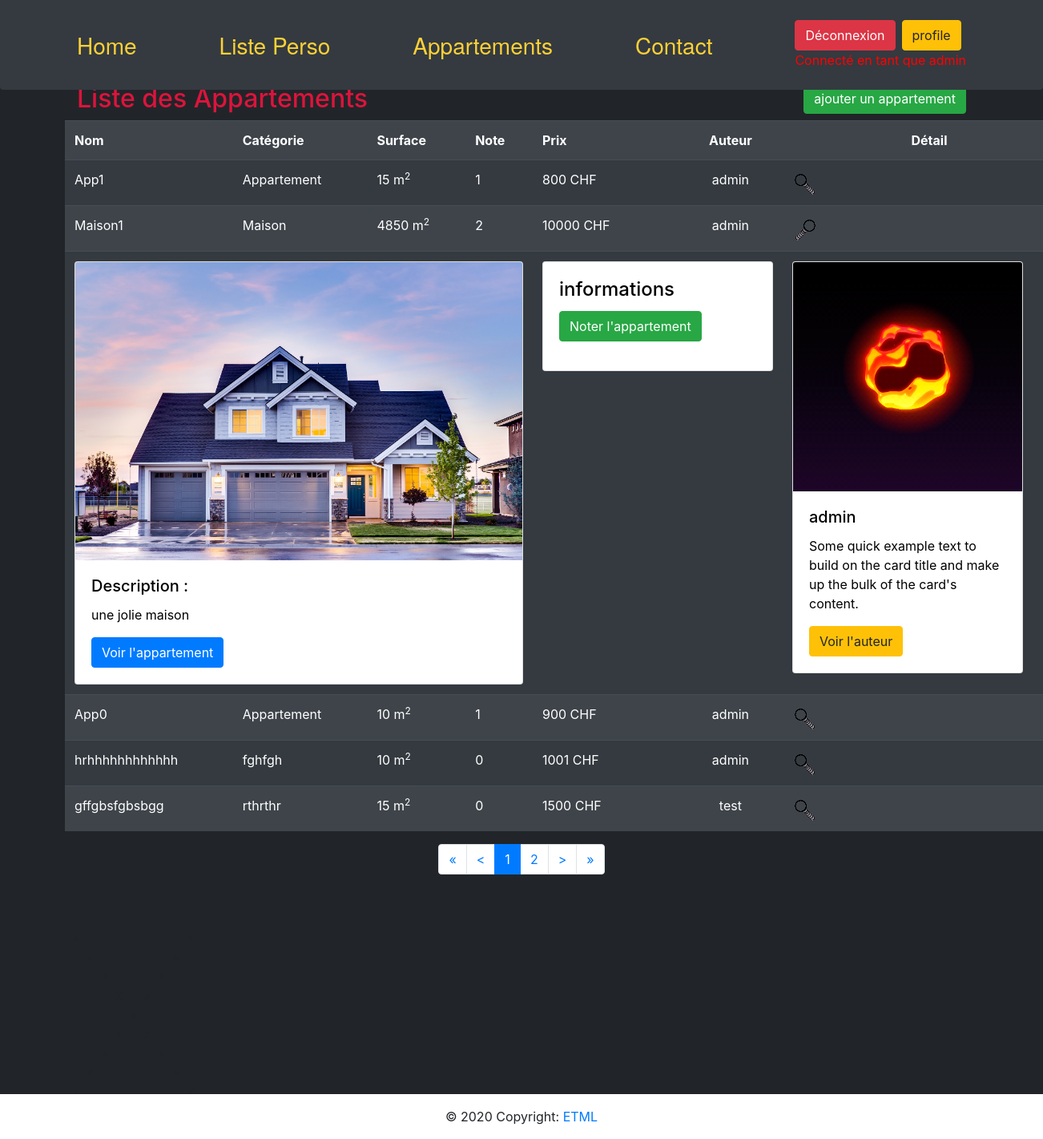
Screenshot of /index.php?controller=appartement&action=list&id=2 (signed in) with the database file from the repository.
### tables this page shows
CREATE TABLE `t_appartement` (
  `idAppartement` bigint(20) UNSIGNED NOT NULL,
  `appName` varchar(50) NOT NULL,
  `appDescription` varchar(255) DEFAULT NULL,
  `appCategory` varchar(50) DEFAULT NULL,
  `appImage` varchar(255) DEFAULT 'defaultAppartementPicture.jpg',
  `appSurface` float DEFAULT NULL,
  `appPrix` float NOT NULL,
  `appDate` datetime NOT NULL DEFAULT CURRENT_TIMESTAMP,
  `appRate` int(11) NOT NULL DEFAULT '0',
  `idUser` int(11) NOT NULL
);

CREATE TABLE `t_user` (
  `idUser` bigint(20) UNSIGNED NOT NULL,
  `usePseudo` varchar(50) NOT NULL,
  `useFirstname` varchar(50) DEFAULT NULL,
  `useName` varchar(50) DEFAULT NULL,
  `usePassword` varchar(255) NOT NULL,
  `useMail` varchar(50) DEFAULT NULL,
  `usePhone` varchar(20) DEFAULT NULL,
  `useImage` varchar(255) DEFAULT 'defaultUserPicture.png	',
  `useProfilePref` int(11) NOT NULL DEFAULT '1',
  `useCreatedOn` datetime NOT NULL DEFAULT CURRENT_TIMESTAMP
);

### controller/AppartementController.php (called while the page is built, shortened)
<?php
include_once("model/Database.php");
class AppartementController extends Controller {
    public function display() {
        $action = "listAction";
        if (!array_key_exists("action", $_GET))
        {
            $action = "listAction";
        }
        else
        {
            switch($_GET["action"])
            {
                case "list":
                case "rate":
                case "unrate":
                    $action = $_GET["action"] . "Action";
                    break;
            }
        }
        return call_user_func(array($this, $action));
    }
    private function listAction() {
        $database = new Database();
        $startIndex = 0;
        $lengthAppartement = 5;
        $inWish = false;
        if (array_key_exists("id", $_GET) && $database->AppartementExist($_GET["id"]))
        {
            if (array_key_exists("idUser", $_SESSION) && $database->wishExtist($_SESSION["idUser"], $_GET["id"]))
            {
                $inWish = true;
            }
        }
        $appartements = $database->getAllAppartements($startIndex, $lengthAppartement);
        $view = file_get_contents('view/page/appartement/list.php');
        eval('?>' . $view);
        $content = ob_get_clean();
        return $content;
    }
}

### model/Database.php (called while the page is built, shortened)
<?php
class Database {
    private $connector;
    public function __construct()
    {
        $dbName = $GLOBALS['MM_CONFIG']['database']['dbName'];
        $user = $GLOBALS['MM_CONFIG']['database']['username'];
        $password = $GLOBALS['MM_CONFIG']['database']['password'];
        $charset = $GLOBALS['MM_CONFIG']['database']['charset'];
        $host = $GLOBALS['MM_CONFIG']['database']['host'];
        $port = $GLOBALS['MM_CONFIG']['database']['port'];
        $this->connector = new PDO("mysql:host=$host;port=$port;dbname=$dbName;charset=$charset" , $user, $password);
    }
    private function queryPrepareExecute($query, $binds)
    {
        $req = $this->connector->prepare($query);
        $req->execute();
        return $req;
    }
    private function formatData($req)
    {
        return $req->fetchALL(PDO::FETCH_ASSOC);
    }
    public function AppartementExist($idAppartement)
    {
        $req = $this->queryPrepareExecute('SELECT * FROM t_appartement', null);
        $appartements = $this->formatData($req);
        foreach($appartements as $appartement)
        {
            if ($appartement["idAppartement"] == $idAppartement)
            {
                return true;
            }
        }
        return false;
    }
    public function getAllAppartements($start = 0, $length = 5)
    {
        $req = $this->queryPrepareExecute('SELECT * FROM t_appartement LIMIT '.  $start . ', ' . $length , null);
        $appartements = $this->formatData($req);
        return $appartements;
    }
    public function getOneUserById($userId){
        $query = "SELECT * FROM t_user WHERE idUser = '$userId'";
        $req = $this->queryPrepareExecute($query, null);
        $userArray = $this->formatData($req);
        $user = $userArray[0];
        return $user;
    }
}
?>

### view/page/appartement/list.php (the view, shortened to what this page needs)
<div class="d-flex">
	<div>
		<h2>Liste des Appartements</h2>
	</div>
	<div class="ml-auto mb-2">
		<?php
			if(isset($_SESSION['isConnected']) && $_SESSION["isConnected"])
			{
				?>
					<a class="btn btn-success" href="index.php?controller=appartement&action=addAppartement">ajouter un appartement</a>
				<?php
			}
		?>
	</div>
</div>
<div class="row">
	<table class="table table-striped table-dark">
	<tr>
		<th>Nom</th>
		<th>Catégorie</th>
		<th>Surface</th>
		<th>Note</th>
		<th>Prix</th>
		<th class="text-center">Auteur</th>
		<th colspan="2" class="text-center">Détail</th>
	</tr>
	<?php
		$startIndex = 0;
		if (array_key_exists("start", $_GET))
		{
			$startIndex = $_GET["start"];
		}
		foreach ($appartements as $appartement)
		{
			$user = $database->getOneUserById($appartement["idUser"]);
			echo '<tr>';
				echo '<td><a class="text-white" href="index.php?controller=appartement&action=detail&id=' . htmlspecialchars($appartement['idAppartement']) . '">' . htmlspecialchars($appartement['appName']) . '</a></td>';
				echo '<td>' . htmlspecialchars($appartement['appCategory']) . '</td>';
				echo '<td>' . htmlspecialchars($appartement['appSurface']) . ' m<sup>2</sup></td>';
				echo '<td>' . htmlspecialchars($appartement['appRate']) . '</td>';
				echo '<td>' . htmlspecialchars($appartement['appPrix']) . ' CHF</td>';
				echo '<td class="text-center">' . $user["usePseudo"] . '</td>';
				if (array_key_exists("id", $_GET) && $_GET["id"] == $appartement["idAppartement"])
				{
					echo '<td><a href="index.php?controller=appartement&action=list&start=' . $startIndex . '"><div class="bg-iconLoupe-reverse"></div></a></td>';
					if (array_key_exists("idUser", $_SESSION))
					{
						if (!$inWish)
						{
							echo '<td><a href="index.php?controller=appartement&action=addWish&id=' . $appartement["idAppartement"] .'&start=' . $startIndex . '"><img src="resources/image/icone/addIcon.png" alt="add-icon"></a></td>';
						}
					}
					else
					{
						echo '<td></td>';
					}
				}
				else
				{
					echo '<td colspan="2"><a href="index.php?controller=appartement&action=list&id=' . htmlspecialchars($appartement['idAppartement']) . '&start=' . $startIndex . '"><div class="bg-iconLoupe"></div></a></td>';
				}
			echo '</tr>';
			if (array_key_exists("id", $_GET) && htmlspecialchars($_GET["id"]) == htmlspecialchars($appartement['idAppartement']))
			{
				echo '<tr>';
					$imageLink = '"resources/image/Appartements/' . htmlspecialchars($appartement['appImage']) . '"';
					echo '<td COLSPAN="4">';
						echo '<div class="card" style="width: 35rem;">';
							echo '<img src=' . $imageLink . ' class="card-img-top d-block w-100" alt="image de profile du créateur de l\'appartement">';
							echo '<div class="card-body" style="color:black">';
								echo '<h5 class="card-title">Description :</h5>';
								echo '<p class="card-text">' . $appartement["appDescription"] . '</p>';
								if (array_key_exists("isConnected", $_SESSION) && $_SESSION["isConnected"])
								{
									echo '<a href="index.php?controller=appartement&action=detail&id=' . htmlspecialchars($appartement['idAppartement']) . '" class="btn btn-primary">Voir l\'appartement</a>';
								}
								else
								{
									echo '<a href="index.php?controller=user&action=loginForm" class="btn btn-primary">Voir l\'appartement</a>';
								}
							echo '</div>';
						echo '</div>';
					echo '</td>';
					echo '<td COLSPAN="2">';
						echo '<div class="card" style="width: 18rem;">';
							echo '<div class="card-body" style="color:black">';
								echo '<h4 class="card-title">informations</h4>';
								if (array_key_exists("isConnected", $_SESSION) && $_SESSION["isConnected"])
								{
									echo '<a href="index.php?controller=appartement&action=detail&id=' . htmlspecialchars($appartement['idAppartement']) . '" class="btn btn-success">Noter l\'appartement</a>' . '</p>';
								}
								else
								{
									echo '<a href="index.php?controller=user&action=loginForm" class="btn btn-success">Login ?</a>';
								}
							echo '</div>';
						echo '</div>';
					echo '</td>';
					$imageProfilLink = '"resources/image/Users/' . htmlspecialchars($user['useImage']) . '"';
					echo '<td style="width:100px">';
						echo '<div class="card" style="width: 18rem;">';
							echo '<img src=' . $imageProfilLink . ' class="card-img-top" alt="image de profile du créateur de l\'appartement">';
							echo '<div class="card-body" style="color:black">';
								echo '<h5 class="card-title">' . $user["usePseudo"] . '</h5>';
								echo '<p class="card-text">Some quick example text to build on the card title and make up the bulk of the card\'s content.</p>';
								if (array_key_exists("isConnected", $_SESSION) && $_SESSION["isConnected"])
								{
									echo '<a href="index.php?controller=user&action=profile&idUser=' . $user["idUser"] .  '" class="btn btn-warning">Voir l\'auteur</a>';
								}
								else
								{
									echo '<a href="index.php?controller=user&action=loginForm" class="btn btn-warning">Login ?</a>';
								}
							echo '</div>';
						echo '</div>';
					echo '</td>';
					echo '<td></td>';
				echo '</tr>';
			}
		}
		$realStartIndex = 0;
		$lengthAppartement = 5;
		$appartementsNumber = 8;
		if (array_key_exists("appartementsPerPage", $_SESSION))
		{
			$lengthAppartement = $_SESSION["appartementsPerPage"];
		}
		if ($startIndex - $lengthAppartement < 0)
		{
			$realStartIndex = 0;
		}
		else
		{
			$realStartIndex = $startIndex - $lengthAppartement;
		}
	?>
	</table>
	<div class="justify-content-right numPage" id="numPage">
		<ul class="pagination justify-content-center">
			<li class="page-item">
			<a class="page-link" href="index.php?controller=appartement&action=list&start=0" aria-label="Previous">
				<span aria-hidden="true">&laquo;</span>
			</a>
			</li>
			<li><a class="page-link" <?php echo 'href="index.php?controller=appartement&action=list&start=' . $realStartIndex . '"';?>><span aria-hidden="true"><</span></a></li>
			<?php
				if (array_key_exists("appartementsNumber", $_SESSION))
				{
					if ($appartementsNumber <= $lengthAppartement)
					{
						echo '<li class="page-item active"><a class="page-link" href="#">' . '1' . '</a></li>';
					}
					else if ($appartementsNumber <= 2*$lengthAppartement)
					{
						if ($startIndex < $lengthAppartement)
						{
							echo '<li class="page-item active"><a class="page-link" href="#">' . '1' . '</a></li>';
							echo '<li class="page-item"><a class="page-link" href="index.php?controller=appartement&action=list&start=' . ($startIndex + $lengthAppartement) . '">' . '2' . '</a></li>';
						}
						else
						{
							echo '<li class="page-item"><a class="page-link" href="index.php?controller=appartement&action=list&start=0">' . '1' . '</a></li>';
							echo '<li class="page-item active"><a class="page-link" href="#">' . '2' . '</a></li>';
						}
					}
					else
					{
						if ($startIndex < $lengthAppartement)
						{
							echo '<li class="page-item active"><a class="page-link" href="#">' . '1' . '</a></li>';
							echo '<li class="page-item"><a class="page-link" href="index.php?controller=appartement&action=list&start=' . ($startIndex + $lengthAppartement) . '">' . '2' . '</a></li>';
						}
						else if ($startIndex >= $appartementsNumber - $lengthAppartement)
						{
							echo '<li class="page-item"><a class="page-link" href="index.php?controller=appartement&action=list&start=' . ($startIndex - $lengthAppartement) . '">' . (int)(($realStartIndex/$lengthAppartement) + 1) . '</a></li>';
							echo '<li class="page-item active"><a class="page-link" href="#">' . (int)(($realStartIndex/$lengthAppartement) + 2) . '</a></li>';
						}
						else
						{
							echo '<li class="page-item"><a class="page-link" href="index.php?controller=appartement&action=list&start=' . $realStartIndex . '">' . ($realStartIndex/$lengthAppartement + 1) . '</a></li>';
							echo '<li class="page-item active"><a class="page-link" href="#">' . ($realStartIndex/$lengthAppartement + 2) . '</a></li>';
							echo '<li class="page-item"><a class="page-link" href="index.php?controller=appartement&action=list&start=' . ($startIndex + $lengthAppartement) . '">' . ($realStartIndex/$lengthAppartement + 3) . '</a></li>';
						}
					}
				}
				else
				{
					if ($realStartIndex <= $lengthAppartement)
					{
						echo '<li class="page-item active"><a class="page-link" href="#">' . '1' . '</a></li>';
						if (sizeof($appartements) != 0)
						{
							echo '<li class="page-item"><a class="page-link" href="index.php?controller=appartement&action=list&start=' . ($startIndex + $lengthAppartement) . '">' . '2' . '</a></li>';
						}
					}
				}
			?>
			<li><a class="page-link" <?php echo 'href="index.php?controller=appartement&action=list&start=' . ($startIndex + $lengthAppartement) . '"';?>><span aria-hidden="true">></span></a></li>
			<li class="page-item">
				<?php
				echo '<a class="page-link" href="index.php?controller=appartement&action=list&start=' . PHP_INT_MAX . '" aria-label="Next">';
				?>
				<span aria-hidden="true">&raquo;</span>
			</a>
			</li>
		</ul>
	</div>
	<div>
	<?php
		for($i = 0; $i < 9; $i++)
		{
			echo '<br>';
		}
	?>
	</div>
</div>

### resources/css/style.css (style rules this page uses)
html, body { height: 100%; }
body { display: flex; flex-direction: column; }
body { background-color: #212529; background-size: cover; overflow-x:hidden; }
h2 { color: crimson; }
.bg-iconLoupe { width: 32px; height: 32px; background: url('../image/icone/css_sprites.png') -63px -114px; }
.bg-iconLoupe-reverse { width: 32px; height: 32px; background: url('../image/icone/css_sprites.png') -63px -114px; transform: scaleX(-1); }
footer { text-align: center; background-color: white; }
#numPage { width: 100%; margin-bottom: 50px; }

### rows the page displays
t_appartement: appName "App1", appCategory "Appartement", appSurface "15", appRate "1", appPrix "800", idUser.usePseudo "admin"
t_appartement: appName "Maison1", appCategory "Maison", appSurface "4850", appRate "2", appPrix "10000", idUser.usePseudo "admin", appImage (picture), appDescription "une jolie maison", idUser.useImage (picture)
t_appartement: appName "App0", appCategory "Appartement", appSurface "10", appRate "1", appPrix "900", idUser.usePseudo "admin"
t_appartement: appName "hrhhhhhhhhhhhh", appCategory "fghfgh", appSurface "10", appRate "0", appPrix "1001", idUser.usePseudo "admin"
t_appartement: appName "gffgbsfgbsbgg", appCategory "rthrthr", appSurface "15", appRate "0", appPrix "1500", idUser.usePseudo "test"

### other values shown
$_SESSION['username'] "admin"
